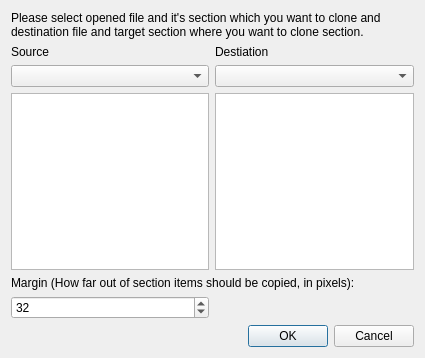
<?xml version="1.0" encoding="UTF-8"?>
<ui version="4.0">
 <class>LvlCloneSection</class>
 <widget class="QDialog" name="LvlCloneSection">
  <property name="geometry">
   <rect>
    <x>0</x>
    <y>0</y>
    <width>425</width>
    <height>358</height>
   </rect>
  </property>
  <property name="minimumSize">
   <size>
    <width>425</width>
    <height>358</height>
   </size>
  </property>
  <property name="windowTitle">
   <string>Clone section</string>
  </property>
  <property name="windowIcon">
   <iconset resource="../../_resources/editor.qrc">
    <normaloff>:/images/level.png</normaloff>:/images/level.png</iconset>
  </property>
  <layout class="QGridLayout" name="gridLayout">
   <item row="5" column="0" colspan="2">
    <widget class="QLabel" name="label_4">
     <property name="text">
      <string>Margin (How far out of section items should be copied, in pixels):</string>
     </property>
     <property name="wordWrap">
      <bool>true</bool>
     </property>
    </widget>
   </item>
   <item row="2" column="0">
    <widget class="QComboBox" name="FileList_src"/>
   </item>
   <item row="3" column="1">
    <widget class="QListWidget" name="SectionList_dst">
     <property name="toolTip">
      <string>&lt;html&gt;&lt;head/&gt;&lt;body&gt;&lt;p&gt;&lt;span style=&quot; font-weight:600;&quot;&gt;Note:&lt;/span&gt;&lt;/p&gt;&lt;p&gt;&lt;span style=&quot; text-decoration: underline;&quot;&gt;SMBX-8...64&lt;/span&gt; and &lt;span style=&quot; text-decoration: underline;&quot;&gt;SMBX-38A&lt;/span&gt; formats are not supported by more than 21 sections.&lt;/p&gt;&lt;p&gt;&lt;span style=&quot; text-decoration: underline;&quot;&gt;SMBX-1...7&lt;/span&gt; formats are not supported by more than 6 sections.&lt;/p&gt;&lt;/body&gt;&lt;/html&gt;</string>
     </property>
    </widget>
   </item>
   <item row="1" column="0">
    <widget class="QLabel" name="label">
     <property name="text">
      <string>Source</string>
     </property>
    </widget>
   </item>
   <item row="0" column="0" colspan="2">
    <widget class="QLabel" name="label_3">
     <property name="text">
      <string>Please select opened file and it's section which you want to clone and destination file and target section where you want to clone section.</string>
     </property>
     <property name="alignment">
      <set>Qt::AlignLeading|Qt::AlignLeft|Qt::AlignTop</set>
     </property>
     <property name="wordWrap">
      <bool>true</bool>
     </property>
    </widget>
   </item>
   <item row="7" column="0" colspan="2">
    <widget class="QDialogButtonBox" name="buttonBox">
     <property name="orientation">
      <enum>Qt::Horizontal</enum>
     </property>
     <property name="standardButtons">
      <set>QDialogButtonBox::Cancel|QDialogButtonBox::Ok</set>
     </property>
    </widget>
   </item>
   <item row="2" column="1">
    <widget class="QComboBox" name="FileList_dst"/>
   </item>
   <item row="6" column="0">
    <widget class="QSpinBox" name="padding_src">
     <property name="maximum">
      <number>100000</number>
     </property>
     <property name="value">
      <number>32</number>
     </property>
    </widget>
   </item>
   <item row="1" column="1">
    <widget class="QLabel" name="label_2">
     <property name="text">
      <string>Destiation</string>
     </property>
    </widget>
   </item>
   <item row="3" column="0">
    <widget class="QListWidget" name="SectionList_src"/>
   </item>
  </layout>
 </widget>
 <resources>
  <include location="../../_resources/editor.qrc"/>
 </resources>
 <connections>
  <connection>
   <sender>buttonBox</sender>
   <signal>rejected()</signal>
   <receiver>LvlCloneSection</receiver>
   <slot>reject()</slot>
   <hints>
    <hint type="sourcelabel">
     <x>316</x>
     <y>260</y>
    </hint>
    <hint type="destinationlabel">
     <x>286</x>
     <y>274</y>
    </hint>
   </hints>
  </connection>
 </connections>
</ui>
